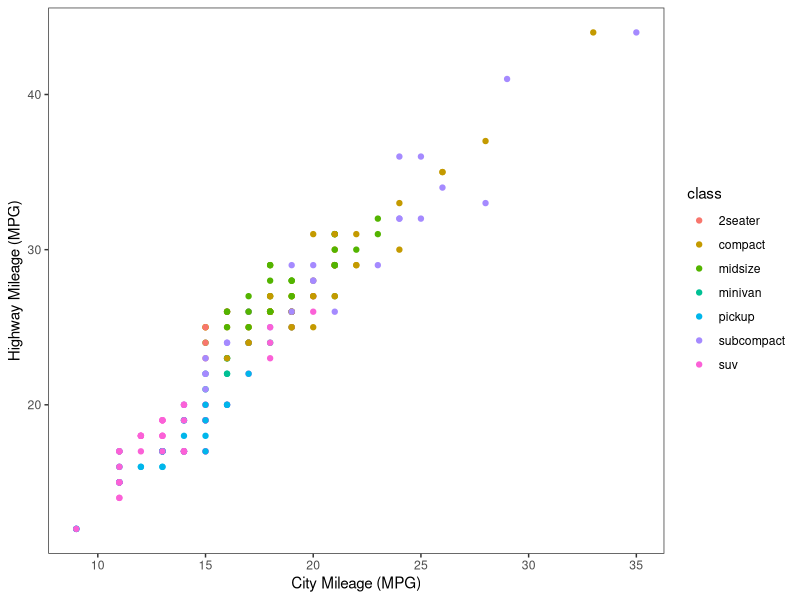
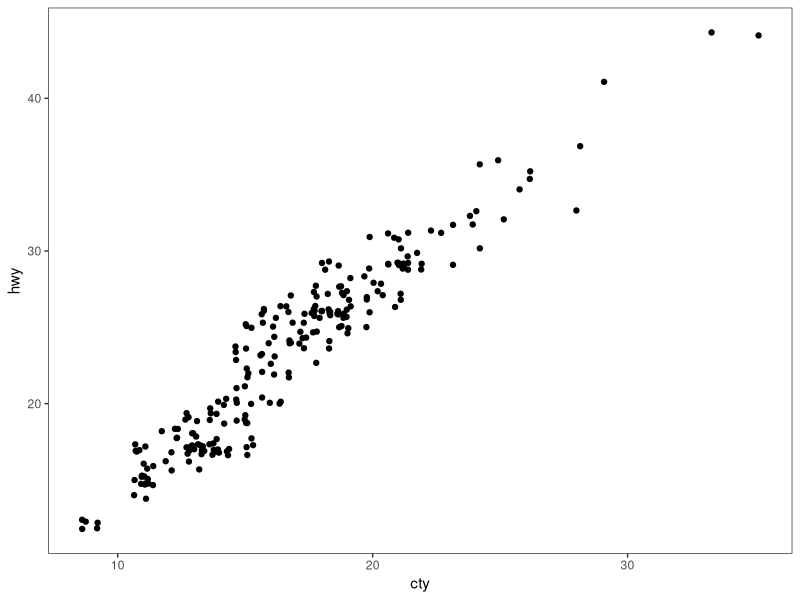
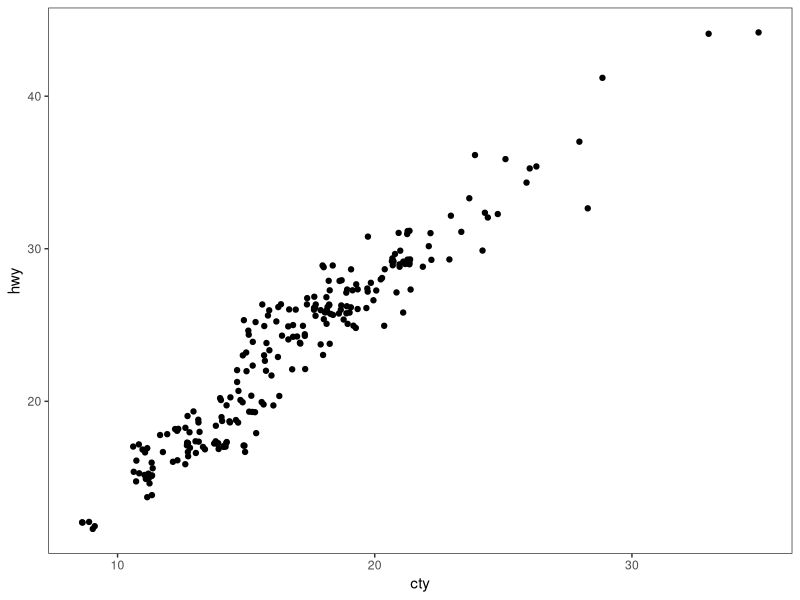
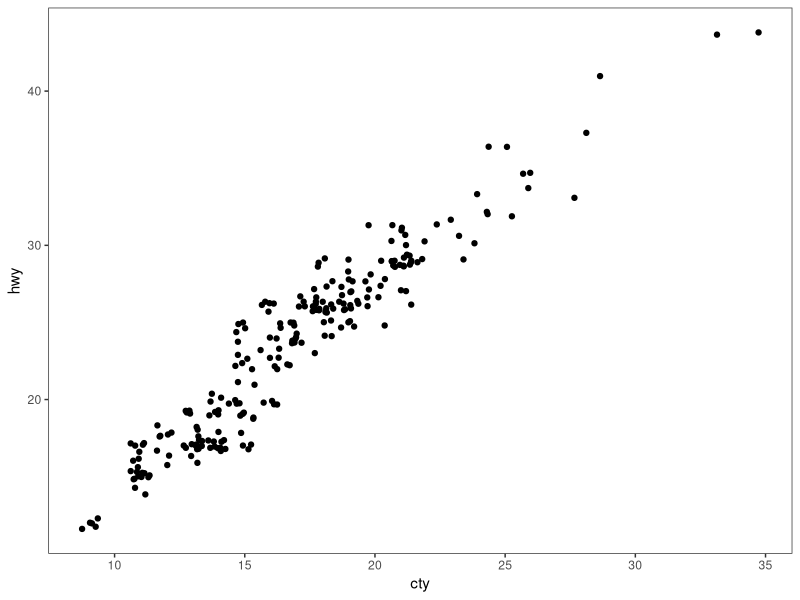
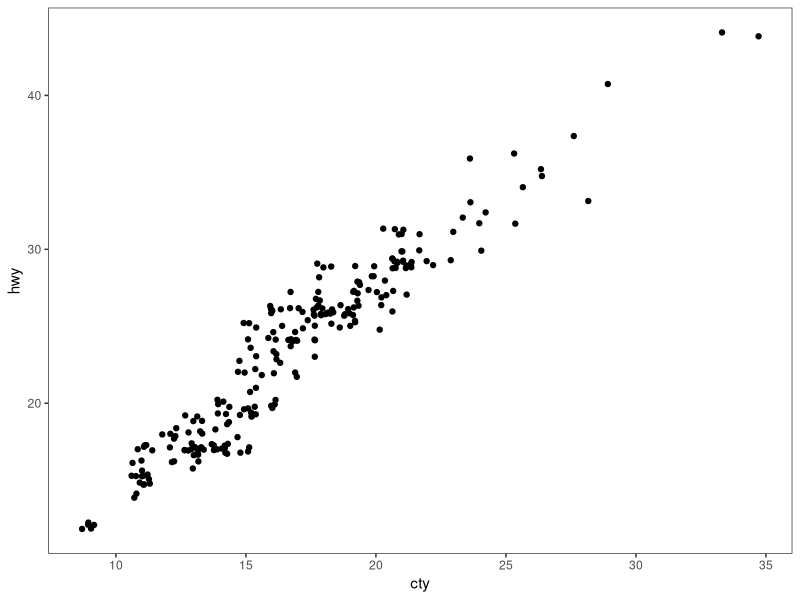
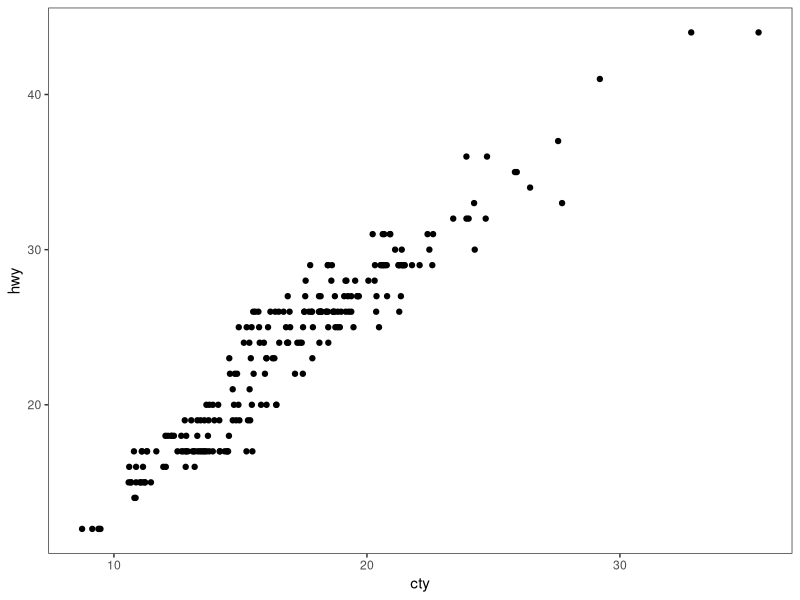
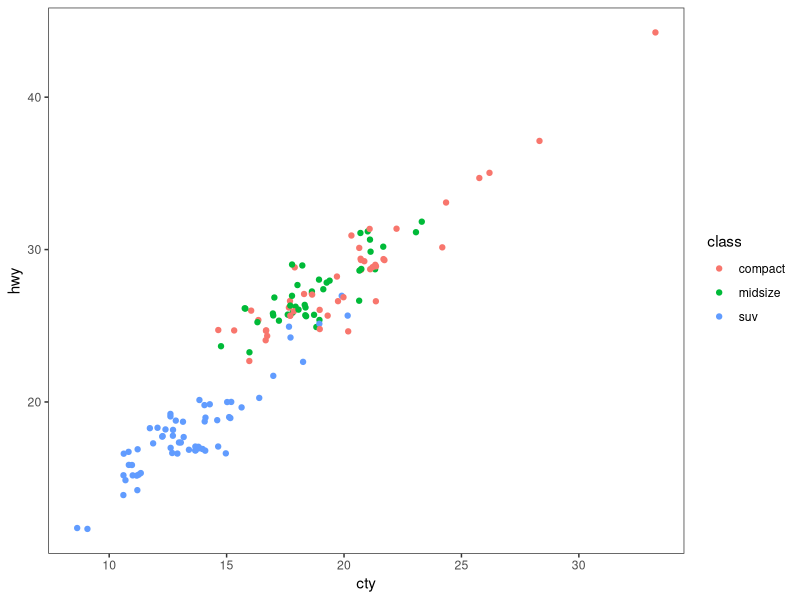
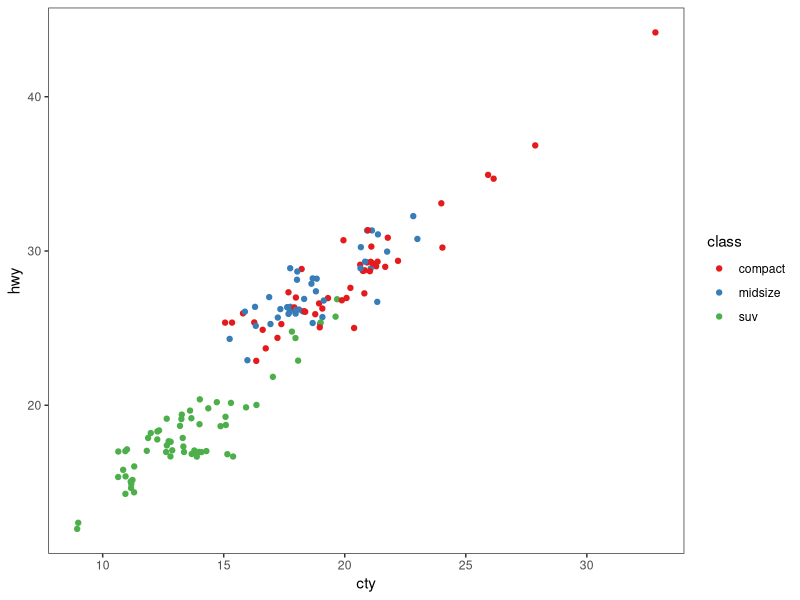

These charts were generated, in order, by the following R code: (Note: this script raises an error after producing the figures.)
# ---------------------------------------------------------- #
#### MODULE 3: Plot even more data!                       ####               
# ---------------------------------------------------------- #

## OBJECTIVE:
# 1. To develop a "grammar of graphics".
# 2. To become comfortable using ggplot2 for exploratory data visualization.


# ---------------------------------------------------------- #
#### SET UP:                                              ####
# ---------------------------------------------------------- #
# REMINDER: In RStudio, open the Rproject for our course (UNCG_DataWrangling), 
# pull any changes from GitHub, and navigate to the branch you created for 
# yourself (just a single branch for the whole semester) in RStudio's Git tab.
# Open this week's assignment in this new branch to complete and submit on GitHub.
# Ideally, you'll commit your answers a bit at a time as you work through
# this assignment, rather than committing all at once at the end.

# Reminder of some helpful resources for graphing in R:
# ggplot Cookbook: http://www.cookbook-r.com/Graphs/
# Official ggplot2 Book: https://ggplot2-book.org/
# Themes in ggplot2: https://ggplot2-book.org/polishing.html#themes

# In ggplot2, aesthetic means “something you can see”. Each aesthetic is a
# mapping between a visual cue and a variable.
# Examples include:
# position (i.e., on the x and y axes)
# color (“outside” color)
# fill (“inside” color)
# shape (of points)
# line type
# size

# Each type of geometric object (geom) accepts only a subset of all aesthetics.
# Refer to the geom help pages to see what mappings each geom accepts. Aesthetic
# mappings are set with the aes() function.

# TASK: We will be using the ggplot2 package for graphing. Fortunately, ggplot2 
# is nested within the tidyverse package (along with many others).
# Start by writing code to load the tidyverse library.
# HINT: see the end of assignment #1 if you forgot how to load a package.
library(tidyverse)

# TASK: Write code below to set your theme to black and white and both your major
# AND minor gridlines to element_blank for all plots you'll be making today.
# HINT: Check back to last week's assignment section 1.9 for setting themes for
# all plots.
theme_set(theme_bw()+
            theme(panel.grid.major = element_blank(),
                  panel.grid.minor = element_blank()))
  

# ---------------------------------------------------------- #
#### 1.0 CORRELATION                                      ####
# ---------------------------------------------------------- #

# We learned how to make correlations last week, but it never hurts to get
# more practice! Let's start by using a data set built into ggplot2.
# The mpg dataset looks at the gas efficiency of different cars. Run the following
# code to load the data:
data(mpg, package = "ggplot2")

# TASK: Create a scatterplot (i.e., a dot plot) to relate city and highway mileage.
# Color the points by the class of car (class column) and label the x and y axis 
# to be more informative (City Mileage (MPG) vs Highway Mileage (MPG)).
# HINT: Refer back to last week's assignment or the ggplot help resources if you 
# forget how to make a scatterplot.
mpg

ggplot(mpg, aes (x = cty, y = hwy, color = class))+
         geom_point()+
         xlab("City Mileage (MPG)") + 
         ylab("Highway Mileage (MPG)")
         
# Looks alright, but the graph may be hiding some information...
# QUESTION: How many data points are in the mpg dataframe?
# 234

# QUESTION: Approximately how many dots are in the graph you just made? How does
# that compare to the number of observations in the dataframe?
# Around 80. It looks like there are much less plotted observations compared to
# actual number of observations.

# Try another correlation-focused geom that addresses this problem by running
# the following code:
ggplot(data=mpg, aes(x=cty, y=hwy)) + 
  geom_jitter()


# QUESTION: What happened when you created the plot with geom_jitter?
# Previously missing points appeared. The axis labels present correspond to column
# names in the dataframe.

# QUESTION: Run the code to create a plot using geom_jitter a second time. Then run it
# again and again. What happens each time? Why is this happening?
ggplot(data=mpg, aes(x=cty, y=hwy)) + 
  geom_jitter()

ggplot(data=mpg, aes(x=cty, y=hwy)) + 
  geom_jitter()

ggplot(data=mpg, aes(x=cty, y=hwy)) + 
  geom_jitter()

# The points moved every time. The points are not smoothened like what we saw
# previously with geom_point, and now we can see many overlapping points.

# TASK: The default in geom_jitter is to jitter (or slightly move) the points away
# from each other in both the x and y directions. Check the help file for geom_jitter
# and write code below to make a graph where you jitter points in only the x-dimension
# by 0.5.
ggplot(data=mpg, aes(x=cty, y=hwy)) + 
  geom_jitter(width = 0.5, height = 0)


# ---------------------------------------------------------- #
#### 1.1 DETOUR! COLORS, COLORS, COLORS                   ####
# ---------------------------------------------------------- #

# Our world is so colorful, and our graphs can be too! But we want to be mindful
# of our color choices to not only be beautiful, but also informative and accessible.

# TASK: Create a new dataframe that filters our mpg data down to only information
# for car classes compact, midsize, and suv using an %in% statement. Name your 
# new dataframe mpgSubset.
# HINT: Refer back to the Transform assignment if you want help with %in% (or 
# try googling!)
mpgSubset <- mpg %>% 
  filter(class %in% c("compact", "midsize", "suv"))

# ggplot has lots of nice (and some not so nice) built-in color palettes that we 
# can use to fill our bars with color. Try running the following code:
ggplot(data=mpgSubset, aes(x=cty, y=hwy, color=class)) +
  geom_jitter()

# The code above supplies us with ggplot's default color palette, which I find not
# so pleasing. Let's try to change this!

# We can add a statement specifying the scale of colors we would prefer. One way
# to do this is to use other pre-set palettes from ggplot. Run the code below to 
# ask ggplot to use the color brewer's palette called Set 1.
ggplot(data=mpgSubset, aes(x=cty, y=hwy, color=class)) +
  geom_jitter() +
  scale_color_brewer(palette="Set1")

# Alternatively, we could use the "RdBu" palette:
ggplot(data=mpgSubset, aes(x=cty, y=hwy, color=class)) +
  geom_jitter() +
  scale_color_brewer(palette="RdBu")

# QUESTION: Investigate the color brewer's range of palettes at this website: 
# https://r-graph-gallery.com/38-rcolorbrewers-palettes.html
# What do you notice about the colors chosen from each of the palettes that we
# used above? (i.e., does it use the first three colors in the palette? The last
# three? Some other combination?)
# Set 1 game used first three. RdBu gave some other combinations.


# We could also pick out EXACTLY which colors we want for our figure. 
# There are 4 main ways to specify colors in R:
### by name
### by number
### by Hex code
### with the rgb() function

# By Name: R allows you to call more than 600 colors by name! Run the following
# code to see a list:
colors()

# We can put in the colors we chose for each variable by adding the 
# scale_color_manual() function to our plot. Try it out by running the following
# code:
ggplot(data=mpgSubset, aes(x=cty, y=hwy, color=class)) +
  geom_jitter() +
  scale_color_manual(values=c('midnightblue', 'cornflowerblue', 'tomato3'))


# You can also chose colors by number, which are assigned in R.

# TASK: Copy and paste the code to make our scatterplot and replace the color names
# with three numbers of your choice (between 1 and 657). How does your new figure look?
# HINT: remember to remove the quotation marks when calling numbers.

ggplot(data=mpgSubset, aes(x=cty, y=hwy, color=class)) +
  geom_jitter() +
  scale_color_manual(values=c(5, 55, 555))
# I got different colors corresponding to numbers.

# QUESTION: How do you think you could figure out which color name belongs to
# each color number?
# HINT: Try creating a dataframe from color() by passing it into the
# as.data.frame() function.
color_num <- as.data.frame(colors()) 
color_num

# You can also chose colors by Hex code. A Hex color code is a 6-symbol code made
# of up to three 2-symbol elements (6 symbols in length all together). Each of 
# the 2-symbol elements represents a color value in the Red-Green-Blue (RGB) color
# scale from 0 to 255. Hex codes are written with a # in front of them. Let's try
# out calling our colors using hex code.
ggplot(data=mpgSubset, aes(x=cty, y=hwy, color=class)) +
  geom_jitter() +
  scale_color_manual(values=c('#191970', '#6495ED', '#FF6347'))

# There are two great things about hex codes. First, you can call ANY color you 
# want with a hex code. That is, you're not limited to the 657 colors that are
# in ggplot. By specifying the color by hex code, you can pick literally anything!


# TASK: Google the search term "color picker". This should bring up google's color
# picker (in addition to a billion other color picking websites). Use this color
# picker to generate the hex codes for three new colors of your choice. Then copy
# and paste the above code, replacing the hex codes with your color choices.
ggplot(data=mpgSubset, aes(x=cty, y=hwy, color=class)) +
  geom_jitter() +
  scale_color_manual(values=c('#03fc56', '#9803fc', '#fcdb03'))

# The second great thing about hex codes is that you can control the transparency
# of your colors. Transparency is set in a hex code by adding two extra symbols
# to the end, which together make up the "alpha" element. Adding 00 to the end 
# of your hex code will make your color completely transparent, while adding FF 
# to the end will make it completely opaque. Any number/letters in-between will 
# result in partial transparency. You can find a complete list of transparencies
# between 0-100% here: https://gist.github.com/lopspower/03fb1cc0ac9f32ef38f4

# TASK: Try out transparency by copying and pasting your graph code below and
# adding the alpha element to the end of each of your hex codes to make your
# first color 0% transparent, your second color 50% transparent, and your third
# color 100% transparent.
ggplot(data=mpgSubset, aes(x=cty, y=hwy, color=class)) +
  geom_jitter() +
  scale_color_manual(values=c('#03fc5600', '#9803fc80', '#fcdb03FF'))

# QUESTION: What happened to the point that you set to 100% transparent?
# We can't see them at all because they are 100% transparent.


# Finally, we can set our colors using the rgb() function. This operates very
# similarly to the hex code, where you can pick exactly the color and transparency
# you want. Try it out by running the following code:
ggplot(data=mpgSubset, aes(x=cty, y=hwy, color=class)) +
  geom_jitter() +
  scale_color_manual(values=c(rgb(.10, .10, .44, 1), rgb(.39, .58, .93, 1), rgb(1.0, .39, .28, 1)))

# TASK: Modify the above code to make all of your points 50% transparent.
ggplot(data=mpgSubset, aes(x=cty, y=hwy, color=class)) +
  geom_jitter() +
  scale_color_manual(values=c(rgb(.10, .10, .44, .5), rgb(.39, .58, .93, .5), rgb(1.0, .39, .28, .5)))

# There are so many inventive and artistic people in the world who have expanded
# the offerings for colors in ggplot. Check out some notable ones listed below
# when choosing colors for this assignment.
### Color-blind friendly palettes: https://github.com/JLSteenwyk/ggpubfigs
### Color palettes from vintage National Parks posters: https://github.com/katiejolly/nationalparkcolors
### Color palettes based on Wes Anderson movies: https://github.com/karthik/wesanderson
### Color palettes from famous Dutch paintings: https://github.com/EdwinTh/dutchmasters


# ---------------------------------------------------------- #
#### 1.2 DETOUR! LEGENDS                                  ####
# ---------------------------------------------------------- #

# When you specify colors in your ggplot code, R throws in a bonus legend for free!
# However, this legend is often not as clear or visually appealing as we might 
# prefer. But as with all geometric objects in ggplot, legends can be easily altered.

# Run the following code to create a scatter plot. Feel free to modify the colors
# as you prefer!
ggplot(data=mpgSubset, aes(x=cty, y=hwy, color=class)) +
  geom_jitter()

# QUESTION: Where did ggplot get the legend title and values from?
# It came directly from dataset column name and column value that we specified 
# sin above code to have different colors.

# We could change the title and values in our legend by altering the dataframe
# we are passing into ggplot. But that seems a bit drastic. Instead, we can 
# lean on the same code that specifies our color picks to alter the legend text.
# Try it out by running the following code:
ggplot(data=mpgSubset, aes(x=cty, y=hwy, color=class)) + #making a ggplot from dataset mpgSubset with x-axis as cty, y-axis as hwy, using diffferent colors for different classes of car
  geom_jitter() +  #using jitter points for visualization
  scale_color_manual(values=c('#FCBA03', '#380754', '#496916'), #defining colors for different classes of vehicle
                     name='Class of Car',  # defining legend text
                     breaks=c('suv', 'midsize', 'compact'), # extracting different classes of car in dataset
                     labels=c('SUV', 'Midsize', 'Compact')) # renaming different classes of car available
# TASK: Label each line of the code above with what it is doing.
# HINT: Check the scale_color_manual help file or ggplot Cookbook for more info.


# IMPORTANT: It is important to pay attention to the order you provide ggplot with 
# your color choices and legend labels! Try running the following code:
ggplot(data=mpgSubset, aes(x=cty, y=hwy, color=class)) + 
  geom_jitter() + 
  scale_color_manual(values=c('#FCBA03', '#380754', '#496916'), 
                     name='Class of Car', 
                     breaks=c('suv', 'midsize', 'compact'), 
                     labels=c('Compact', 'SUV', 'Midsize')) 


# QUESTION: What is wrong with the code above? Why is it so important to be
# careful with the order you pass information into ggplot?
# The data originally suv is now visualized as Compact in this ggplot because the
# labels were changed incorrectly in the scale_color_manual.


# While changing the legend text and factor order takes place in the scale_color_manual
# step, moving the legend around on the graph page is part of the graph theme. We
# can try this out using the code below:
ggplot(data=mpgSubset, aes(x=cty, y=hwy, color=class)) + 
  geom_jitter() + 
  theme(legend.position='top')


# TASK: Modify the code above to have the legend display along the bottom of
# the figure.
ggplot(data=mpgSubset, aes(x=cty, y=hwy, color=class)) + 
  geom_jitter() + 
  theme(legend.position='bottom')

# We can also have the legend located within the area of the graph itself! We can 
# do this by specifying the coordinates for where the legend should go within the
# graph axes. First we set the legend position and then we set the anchoring 
# position by justifying the legend.
### bottom left: 0,0
### bottom right: 1,0
### top left: 0,1
### top right: 1,1

# Try it out by running the following code:
ggplot(data=mpgSubset, aes(x=cty, y=hwy, color=class)) + 
  geom_jitter() + 
  theme(legend.position=c(1,0), legend.justification=c(1,0))

# QUESTION: What happens if you don't include the code for legend justification
# above?
ggplot(data=mpgSubset, aes(x=cty, y=hwy, color=class)) + 
  geom_jitter() + 
  theme(legend.position=c(1,0))

# The description/justification of what every colors in the legend did not get
# appropriately aligned in the graph.

# TASK: Copy and paste the code from above. Modify it to place the legend in the
# upper left part of the graph.
ggplot(data=mpgSubset, aes(x=cty, y=hwy, color=class)) + 
  geom_jitter() + 
  theme(legend.position=c(0,1), legend.justification=c(0,1))

# Finally, we might want to remove the legend altogether! We would do so by
# modifying the theme as well. 

# TASK: Check the ggplot cookbook to find the legends section. Read what it says 
# about removing the legend. Then copy and paste the graph code from above. Modify
# the code to remove the legend.
ggplot(data=mpgSubset, aes(x=cty, y=hwy, color=class)) + 
  geom_jitter() + 
  theme(legend.position = "none")

# ---------------------------------------------------------- #
#### 2.0 DEVIATION                                        ####
# ---------------------------------------------------------- #

# Used to compare variation in values between small number of items (or categories) 
# with respect to a fixed reference.

# Whether the graphical type is a deviation graph or a composition graph (or a 
# ranking graph) may depend on the underlying data structure.

# We used geom_bar() last week with factor data to create a bar graph. But
# geom_bar() is a bit tricky because it can make EITHER a bar graph or a histogram
# depending on the data you give it. The default of geom_bar() is to set stat to 
# count so if you give it just a continuous x value, it will make a histogram. Try
# it with the following code:
ggplot(data=mpg, aes(x=hwy)) + 
  geom_bar()

# In order to have the geom create bars and not a histogram, you must:
# 1) Set stat = identity
# 2) Provide both an x and a y inside the aes(), where x is either a character 
# or factor and y is numeric.

# TASK: Create a dataframe of summary statistics for the mpg data, calculating the
# mean, standard deviation, and standard error for highway mpg grouping by class.
# Name the resulting dataframe highwayMPG and your new variables hwy_mean, hwy_sd,
# and hwy_se.
# HINT: Look back at the Transform assignment if you forget how to summarize the
# data. Also recall, standard error = 1.96*standard deviation.
highwayMPG <- mpg %>% 
  group_by(class) %>% 
  summarize(hwy_mean = mean (hwy),
            hwy_sd = sd(hwy),
            hwy_se =  1.96*hwy_sd )

# TASK: Create a bar graph showing the average highway MPG on the y-axis and 
# car class on the x-axis. Fill the bars by class. Add in error bar caps that are 20%
# the width pf the bars.
# HINT: Don't forget to change stat from the default in your geom_bar() statement!

ggplot(highwayMPG, aes(x = class, y = hwy_mean, color = class)) + 
  geom_bar(stat='identity') + 
  geom_errorbar(aes(ymin=hwy_mean-hwy_se, 
                    ymax=hwy_mean+hwy_se), 
                    width=0.2)

# ---------------------------------------------------------- #
#### 2.1 DETOUR! COLORS AND LEGENDS, AGAIN                ####
# ---------------------------------------------------------- #

# Recall that some geometric elements require fills instead of (or sometimes in
# addition to) colors.

# TASK: Create a bar graph with the mpg summary stats with the following parameters:
# (1) Black bar outline
# (2) Bars filled with the color brewer palette "Dark2" using the scale_fill_manual
#     statement
# (3) No legend
# (4) Informative x- and y-axis labels. 

# HINT: Carefully consider whether your color and/or fill should go within an aes() 
# statement, the scale_fill_manual or scale_color_manual statements, or neither.
# If in doubt, try a bunch of ways until it looks how we want it. And consult 
# your helpful ggplot resources on the web.
ggplot(highwayMPG, aes(x = class, y = hwy_mean, fill = class)) + 
  geom_bar(stat="identity", color = "black")+
  geom_errorbar(aes(ymin=hwy_mean-hwy_se, 
                    ymax=hwy_mean+hwy_se), 
                    width=0.2)+
  scale_fill_brewer(palette="Dark2")+
  theme(legend.position = "none")+
  xlab("Class of car")+
  ylab("Average Highway Mileage (MPG)")
  

# ---------------------------------------------------------- #
#### 2.2 DETOUR! AXIS MODIFICATIONS                       ####
# ---------------------------------------------------------- #

# Run the following code, feeling free to modify colors as you prefer:
ggplot(data=highwayMPG, aes(x=class, y=hwy_mean, fill=class)) +
  geom_bar(stat='identity') 

# QUESTION: Where is ggplot getting the x-axis tick labels from?
# Different classes of car present within column class in the dataframe.

# Often our tick labels are not the best. We can modify them to be more informative
# or visually appealing by directly modifying the dataframe, but again this feels
# a bit extreme. Instead, we can directly modify the scale of the axis. For axes
# that deal with categories, we are setting the discrete scale. Try it out by
# running the following code:
ggplot(data=highwayMPG, aes(x=class, y=hwy_mean, fill=class)) +
  geom_bar(stat='identity') +
  scale_x_discrete(labels=c('sport', 'compact', 'midsize', 'minivan', 'pickup', 'subcompact', 'SUV'))

# We can also change the scale of the continuous axes, including how large they are
# and where the tick marks fall as follows:
ggplot(data=highwayMPG, aes(x=class, y=hwy_mean, fill=class)) +
  geom_bar(stat='identity') +
  scale_y_continuous(breaks=seq(0, 50, 10)) +
  coord_cartesian(ylim=c(0,50))

# QUESTION: Try running the code above without the coord_cartesian() statement. 
# What is surprising about the resulting graph? Based on this result, what do you
# think the coord_cartesian() statement does?
ggplot(data=highwayMPG, aes(x=class, y=hwy_mean, fill=class)) +
  geom_bar(stat='identity') +
  scale_y_continuous(breaks=seq(0, 50, 10))

# Removing the coord_cartesian() and only having scale_y_continuous() retained the
# highest value in the bar graph but we did not see the graph as zoomed out as
# before.

# We can also add a statement into the scale discrete or continuous statements
# to name our axes, rather than putting in a whole separate step of xlab() or ylab().
# Try it out with the following code:
ggplot(data=highwayMPG, aes(x=class, y=hwy_mean, fill=class)) +
  geom_bar(stat='identity') +
  scale_x_discrete(name='Class of Car') +
  scale_y_continuous(name='Mean Highway MPG')


# Finally, we can flip our axes easily in ggplot as follows:
ggplot(data=highwayMPG, aes(x=class, y=hwy_mean, fill=class)) +
  geom_bar(stat='identity') +
  coord_flip()


# TASK: Let's put it all together. Make a graph of the mpg summary stats with the
# following specifications:
# (1) color by class of car using a color scheme of your choice (not the default)
# (2) plot the class of car on the x-axis and the highway MPG on the y axis
# (3) include better names for the x- and y-axis titles
# (4) include better names for the car classes
# (5) set the scale of the highway mpg to run from 0 to 30 with breaks every 5 
# (6) flip your axes
# (7) remove the legend
ggplot(data=highwayMPG, aes(x=class, y=hwy_mean, fill = class)) +
  geom_bar(stat='identity')+
  scale_fill_brewer(palette = "Set3")+
  scale_x_discrete(name ='Class of Car',
                   labels=c('sport', 'compact', 'midsize', 'minivan', 'pickup', 'subcompact', 'SUV')) +
  scale_y_continuous(name='Mean Highway MPG',
                     breaks = seq (0,30,5))+
  coord_cartesian(ylim= c(0,30))+
  coord_flip()+
  theme(legend.position = "none")


# ---------------------------------------------------------- #
#### 3.0 RANKING                                          ####
# ---------------------------------------------------------- #
# Used to compare the position or performance of multiple items with respect to 
# each other. Actual values matters somewhat less than the ranking.

# TASK: Create a dataframe of summary statistics for the mpg data, calculating the
# mean, standard deviation, and standard error for CITY mpg grouping by class.
# Name the resulting dataframe cityMPG and your new variables city_mean, city_sd,
# and city_se.
# HINT: Look back at the Transform assignment if you forget how to summarize the
# data. Also, standard error = 1.96*standard deviation.

cityMPG <- mpg %>% 
  group_by(class) %>% 
  summarize(city_mean = mean (cty),
           city_sd = sd(cty),
            city_se =  1.96*city_sd )

# Now we want to plot our data in order from smallest to largest city MPG to get
# a ranking. To do so, we need to use the reorder() function to rearrange the data
# going into our x-axis.
ggplot(cityMPG, aes(x=reorder(class, city_mean), y=city_mean)) + 
  geom_bar(stat="identity")

# TASK: Recreate the above ranking figure to include the following:
# (1) class of car on the x-axis with informative axis and tick labels
# (2) MPG ordered from highest to lowest (hint: try google if you're unsure)
# (3) bars with dark grey outlines and filled by class with your favorite color scheme
# (4) error bars with end caps 30% the width of the bars
# (5) y-axis from 0 to 30 with tick marks every 5
# (6) no legend.

ggplot(cityMPG, aes(x=reorder(class, -city_mean), y=city_mean, fill = class)) + 
  geom_bar(stat="identity", color = "darkgray")+
  geom_errorbar(aes(ymin=city_mean-city_se, 
                    ymax=city_mean+city_se), 
                    width=0.3)+
  scale_fill_brewer(palette = "Set3")+
  scale_x_discrete(name ='Class of Car',
                   labels=c('subcompact', 'compact', 'midsize','minivan', 'sports', 'SUV', 'pickup')) +
  scale_y_continuous(name ="Mean City MPG", 
                     breaks =seq(0, 30, 5)) +
  coord_cartesian(ylim=c(0,30))+
  theme(legend.position = "none")


# ---------------------------------------------------------- #
#### 4.0 DISTRIBUTION                                     ####
# ---------------------------------------------------------- #
# When you have lots and lots of data points and want to study where and how the
# data points are distributed.

# Histograms can be accomplished with either geom_bar() or geom_histogram()
ggplot(mpg, aes(hwy)) + 
  geom_histogram()

# TASK: Recreate the graph above, but using geom_bar() instead
ggplot(mpg, aes(hwy)) + 
  geom_bar()

# TASK: Try making a histogram with the categorical variable 'manufacturer'.
# What error message do you get?
ggplot(mpg, aes(manufacturer)) + 
  geom_histogram()
# It wants a continuous aesthetic rather than a discrete one and asks if we
# wanted count.

# QUESTION: What happens when you follow the advice of the error message and 
# make stat='count'?
ggplot(mpg, aes(manufacturer)) + 
  geom_histogram(stat="count")
# The error message is gone, and we get a histogram with count of each type
# of manufacturer.

# TASK: Make a boxplot comparing the distribution of cty (city mileage) for
# each class of car.
# HINT: Look back to last week if you forget how to make a boxplot.
ggplot(mpg, aes(x = class, y = cty)) + 
  geom_boxplot(color="tan", fill="pink") + 
  xlab("Class of Car") + 
  ylab("City MPG")


# We can also make a different type of distribution, a violin plot using the 
# geom_violin statement as follows:
ggplot(mpg, aes(x=class, y=cty)) + 
  geom_violin()

# QUESTION: What does a violin plot show? Check google if you're unsure.
# Violin plot shows distribution of data and the shape of the plot describes the
# probability density of data.

# ---------------------------------------------------------- #
#### 5.0 COMPOSITION                                      ####
# ---------------------------------------------------------- #
# Bar charts and pie charts are classic ways of showing composition of a dataset.

# TASK: Let's get some data for this task by determining the number of cars from 
# each car manufacturer in our mpg dataframe. We can do this as follows:
manufacturerFreq <- mpg %>% 
  group_by(manufacturer) %>% 
  summarize(frequency=length(manufacturer)) %>% 
  ungroup()

# TASK: Make a bar graph of the number of cars (frequency) by manufacturer using
# the dataframe we created above.

manufacturerFreq

ggplot(manufacturerFreq, aes(x =manufacturer, y = frequency))+
  geom_bar(stat = "identity", fill ="tan", color = "pink")+
  xlab("Manufacturer")+
  ylab("Frequency")

# We can switch the bar chart you created above into a pie chart simply by changing
# the coordinate system through a series of steps as follows:

ggplot(manufacturerFreq, aes(x=manufacturer, y=frequency)) +
  geom_bar(stat="identity") +
  coord_polar()

ggplot(manufacturerFreq, aes(x=manufacturer, y=frequency, fill=manufacturer)) +
  geom_bar(stat="identity") +
  coord_polar()

ggplot(manufacturerFreq, aes(x="", y=frequency, fill=manufacturer)) +
  geom_bar(stat="identity", width=1) +
  coord_polar()

ggplot(manufacturerFreq, aes(x="", y=frequency, fill=manufacturer)) +
  geom_bar(stat="identity", width=1) +
  coord_polar(theta="y")

ggplot(manufacturerFreq, aes(x="", y=frequency, fill=manufacturer)) +
  geom_bar(stat="identity", width=1) +
  coord_polar(theta="y", start=0) +
  theme_void() +
  theme(legend.title = element_text(size = 12.5), 
        legend.text  = element_text(size = 8.5),
        legend.key.size = unit(.75, "lines"))

# TASK: Annotate the code below to describe what each line does:
ggplot(manufacturerFreq, aes(x="", y=frequency, fill=manufacturer)) + #using the manufacturerFreq dataframe, we are only using the frequency column as y-axis and nothing as x-axis while we fill different types of manufactuerers
  geom_bar(stat="identity", width=1) + #this ensures that all bars touch each other to make a full circle
  coord_polar(theta="y", start=0) + #y-axis frequency converted into angle, the first one starting at 0
  theme_void() + #gives an empty theme
  theme(legend.title = element_text(size = 12.5), #font size for legend title
        legend.text  = element_text(size = 8.5), # font size for legend labels
        legend.key.size = unit(.75, "lines")) # size of key colored boxes


# ---------------------------------------------------------- #
#### 6.0 CHANGE                                           ####
# ---------------------------------------------------------- #

# Time series are often best visualized with line graphs. Let's try this out
# with some new data:
data("economics")

# TASK: Use the economics dataset to plot the number of people who are unemployed
# over time (unemploy vs date). Make a scatterplot, then connect the points with 
# lines using geom_line().
# HINT: use ?economics to get more information about this dataset.

?economics
ggplot(economics,aes(x= date, y= unemploy))+
  geom_point()+
  geom_line()+
  xlab("Date")+
  ylab("Number of unemployed")


# ---------------------------------------------------------- #
#### GROUPS AND MAPS                                      ####
# ---------------------------------------------------------- #

# Let's save these for group project options, this assignment is really long!

# REMEMBER: Save and push your script when you're done with this assignment!
